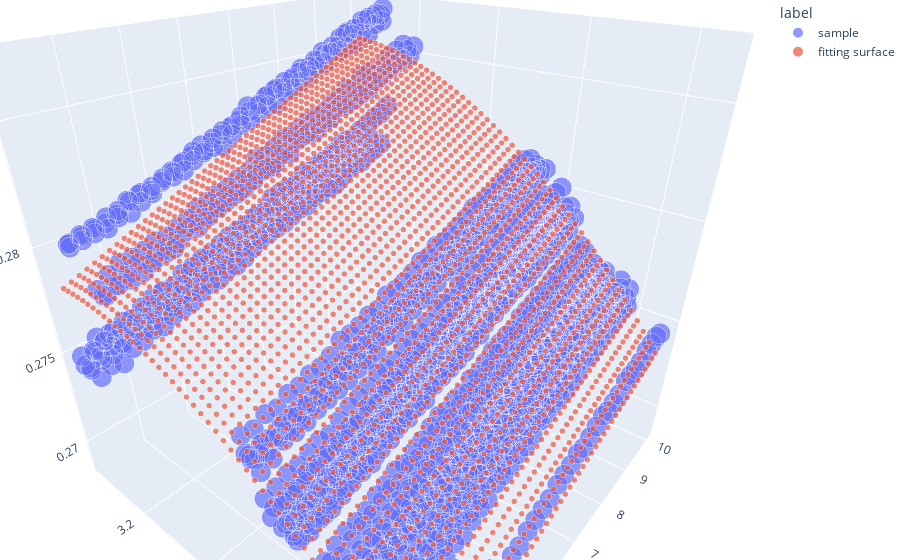

The cell this chart's notebook holds for it:
### Code cell
%%time
# 5. f(Vop, cell gap) |-> Wx
x = test_fitting.opt_df[['Vop', 'Cell Gap']].to_numpy()
y = test_fitting.opt_df['Wx'].to_numpy()
labels = {
    'title': f"$R^2 = {test_fitting.r2['f(Vop, Cell Gap) |-> Wx']:.2f}$",
    'xlabel': 'Vop',
    'ylabel': 'Cell Gap',
    'zlabel': 'Wx'
}
ax = aux_plot(x, y, test_fitting.wx_model, labels, 'plotly')
ax.show()

### Figure 1 — Plotly figure (JSON) as saved in the notebook; plotly's stock layout.template omitted (floating-point values rounded to 4 significant figures; data arrays with more than 128 entries replaced by an {"elided": "..."} marker saying what was removed)
{"data": [{"hovertemplate": "label=sample<br>Vop=%{x}<br>Cell Gap=%{y}<br>Wx=%{z}<br>size=%{marker.size}<extra></extra>", "legendgroup": "sample", "marker": {"color": "#636efa", "size": {"elided": "1680 float values"}, "sizemode": "area", "sizeref": 0.00625, "symbol": "circle"}, "mode": "markers", "name": "sample", "scene": "scene", "showlegend": true, "type": "scatter3d", "x": {"elided": "1680 float values"}, "y": {"elided": "1680 float values"}, "z": {"elided": "1680 float values"}}, {"hovertemplate": "label=fitting surface<br>Vop=%{x}<br>Cell Gap=%{y}<br>Wx=%{z}<br>size=%{marker.size}<extra></extra>", "legendgroup": "fitting surface", "marker": {"color": "#EF553B", "size": {"elided": "2500 float values"}, "sizemode": "area", "sizeref": 0.00625, "symbol": "circle"}, "mode": "markers", "name": "fitting surface", "scene": "scene", "showlegend": true, "type": "scatter3d", "x": {"elided": "2500 float values"}, "y": {"elided": "2500 float values"}, "z": {"elided": "2500 float values"}}], "layout": {"autosize": true, "legend": {"itemsizing": "constant", "title": {"text": "label"}, "tracegroupgap": 0}, "margin": {"b": 0, "l": 0, "r": 0, "t": 0}, "scene": {"aspectmode": "auto", "aspectratio": {"x": 1, "y": 1, "z": 1}, "camera": {"center": {"x": 0, "y": 0, "z": 0}, "eye": {"x": -0.9817, "y": -0.8174, "z": 0.7234}, "projection": {"type": "perspective"}, "up": {"x": 0, "y": 0, "z": 1}}, "domain": {"x": [0, 1], "y": [0, 1]}, "xaxis": {"title": {"text": "Vop"}, "type": "linear"}, "yaxis": {"title": {"text": "Cell Gap"}, "type": "linear"}, "zaxis": {"title": {"text": "Wx"}, "type": "linear"}}}}
